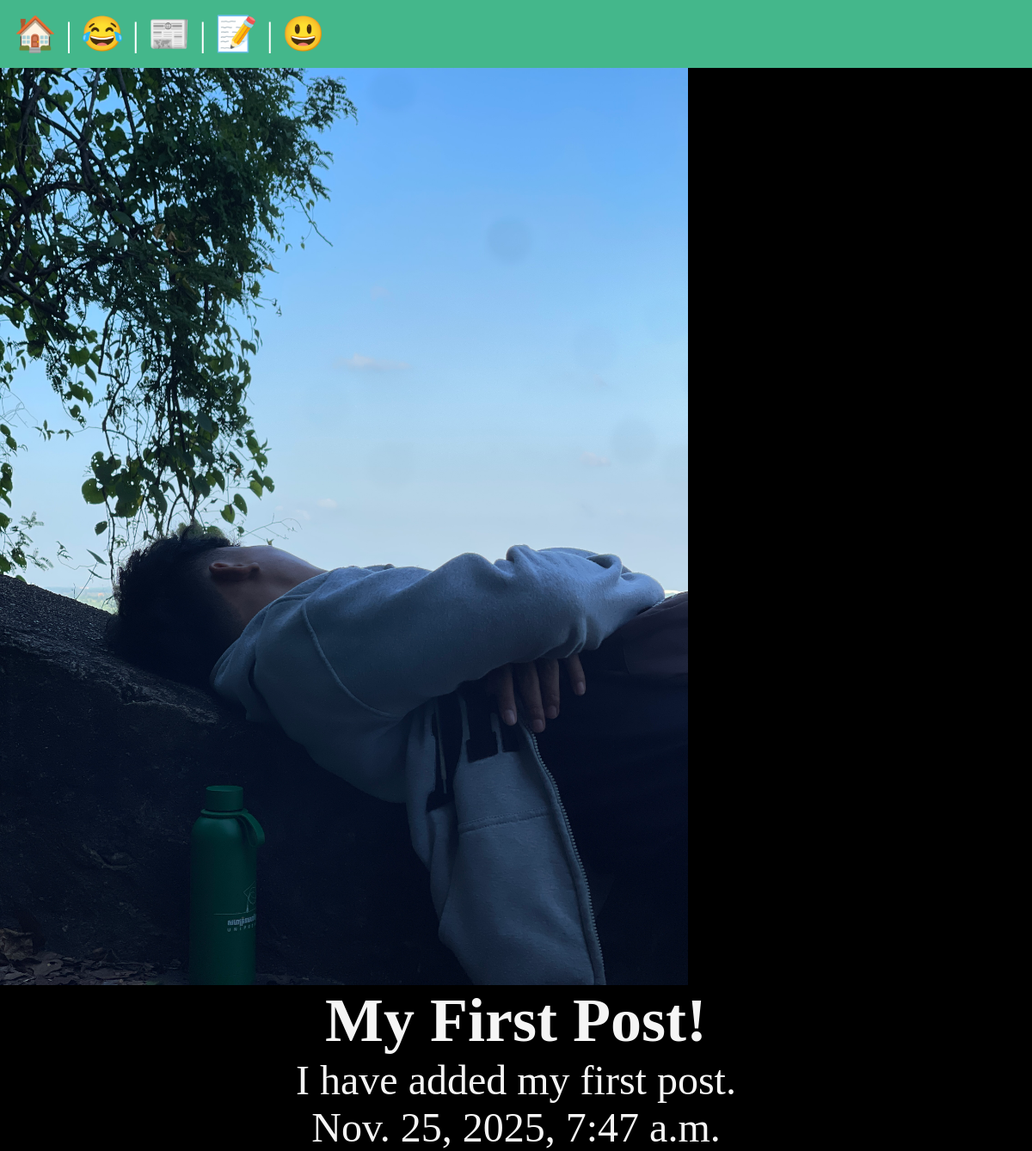
The page /posts/my-first-post on the database its author committed.
### posts/models.py (models this page shows, shortened)
class Post(models.Model):
    title = models.CharField(max_length=75)
    body = models.TextField()
    slug = models.SlugField()
    date = models.DateTimeField(auto_now_add=True)
    banner = models.ImageField(default='fallback.png', blank=True)

### posts/views.py (the view)
def post_page(request, slug):
    post = Post.objects.get(slug=slug)
    return render(request, 'posts/post_page.html', {'post': post})

### posts/templates/posts/post_page.html (shortened to what this page needs)
{% extends 'layout.html' %}
{% block content %}
    <section>
        <img
            class = "banner"
            src="{{ post.banner.url }}"
            alt="{{ post.title }}"
        />
        <h1>{{ post.title }}</h1>
        <p>{{ post.body }}</p>
        <p>{{ post.date }}</p>
    </section>
{% endblock %}

### static/css/style.css (style rules this page uses)
* { margin: 0; padding: 0; box-sizing: border-box; }
body { min-height: 100vh; background-color: black; color: whitesmoke; font-size: 3rem; display: flex; flex-flow: column; }
h1, p { text-align: center; align-items: left; }
.banner { display: block; width: 100%; max-width: 800px; }

### rows shown on the page
Post: banner (picture), title "My First Post!", body "I have added my first post.", date "Nov. 25, 2025, 7:47 a.m."
